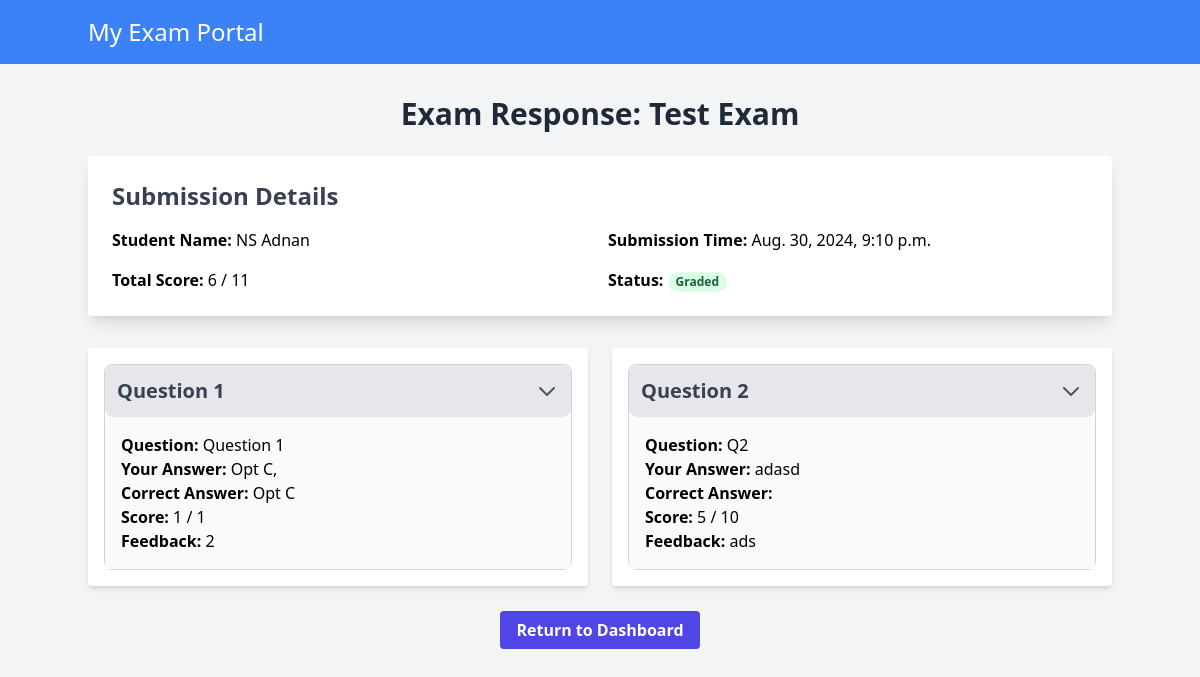
Page /exam/submission/NS_Test Exam_cse110/response/ (signed in) on the committed database.
### home/models.py (models this page shows, shortened)
class ExamSubmission(models.Model):
    student = models.ForeignKey(settings.AUTH_USER_MODEL, on_delete=models.CASCADE, related_name='exam_submissions')
    exam_session = models.OneToOneField(ExamSession, on_delete=models.CASCADE, related_name='submission')
    answers = models.JSONField()
    total_score = models.IntegerField(null=True, blank=True)
    status = models.CharField(max_length=20, choices=[('ungraded', 'Ungraded'), ('graded', 'Graded')], default='ungraded')
    submitted_at = models.DateTimeField(auto_now_add=True)
    updated_at = models.DateTimeField(auto_now=True)
    submission_key = models.CharField(max_length=255, unique=True, blank=False, primary_key=True)

class ExamSession(models.Model):
    exam = models.ForeignKey(Exam, on_delete=models.CASCADE, related_name="sessions")
    student = models.ForeignKey(settings.AUTH_USER_MODEL, on_delete=models.CASCADE, related_name="exam_sessions")
    session_token = models.UUIDField(default=uuid.uuid4, editable=False, unique=True)
    started_at = models.DateTimeField(auto_now_add=True)
    completed_at = models.DateTimeField(null=True, blank=True)
    score = models.IntegerField(null=True, blank=True)

class Exam(models.Model):
    classroom = models.ForeignKey("Classroom", on_delete=models.CASCADE, related_name="exams")
    exam_id = models.UUIDField(default=uuid.uuid4, editable=False, unique=True)
    title = models.CharField(max_length=200)
    description = models.TextField(blank=True)
    start_time = models.DateTimeField()
    end_time = models.DateTimeField()
    duration_minutes = models.IntegerField(help_text="Duration in minutes")
    is_published = models.BooleanField(default=False)
    created_by = models.ForeignKey(settings.AUTH_USER_MODEL, on_delete=models.CASCADE, related_name="created_exams")
    created_at = models.DateTimeField(auto_now_add=True)
    updated_at = models.DateTimeField(auto_now=True)
    lessons = models.ManyToManyField("Lesson", related_name="exams", blank=True)
    question_count = models.IntegerField(default=0)
    def get_questions(self):
        return Question.objects.filter(lesson__in=self.lessons.all())

class Users(AbstractBaseUser, PermissionsMixin):
    email = models.EmailField(unique=True)
    first_name = models.CharField(max_length=30, blank=True)
    last_name = models.CharField(max_length=30, blank=True)
    user_type = models.CharField(
        max_length=20,
        choices=[
            ("general_admin", "General Admin"),
            ("classroom_admin", "Class Admin"),
            ("teacher", "Teacher"),
            ("student", "Student"),
        ],
    )
    date_last_login = models.DateTimeField(null=True, blank=True)
    is_staff = models.BooleanField(default=False)
    is_active = models.BooleanField(default=True)
    is_superuser = models.BooleanField(default=False)
    email_verified = models.BooleanField(default=True)
    email_verification_token = models.UUIDField(default=uuid.uuid4)
    USERNAME_FIELD = "email"
    REQUIRED_FIELDS = ["first_name", "last_name"]
    objects = CustomUserManager()
    class Meta:
        verbose_name = "User"
        verbose_name_plural = "Users"
    def get_full_name(self):
        return f"{self.first_name} {self.last_name}"

class Question(models.Model):
    QUESTION_TYPES = [
        ("multiple_choice", "Multiple Choice"),
        ("true_false", "True/False"),
        ("short_answer", "Short Answer"),
        ("long_answer", "Long Answer/Essay"),
        ("fill_in_the_blank", "Fill-in-the-Blank"),
    ]
    lesson = models.ForeignKey(Lesson, on_delete=models.CASCADE, related_name="questions")
    question_text = models.TextField()
    question_type = models.CharField(max_length=20, choices=QUESTION_TYPES)
    choices = models.TextField(blank=True, null=True)
    correct_answer = models.TextField(blank=True, null=True)
    points = models.IntegerField(default=1, null=True, blank=True)
    created_at = models.DateTimeField(auto_now_add=True)
    updated_at = models.DateTimeField(auto_now=True)

### home/views.py (the view)
# urls.py: path('exam/submission/<str:submission_key>/response/', views.view_exam_response, name='view_exam_response'),
@login_required
def view_exam_response(request, submission_key):
    submission = get_object_or_404(ExamSubmission, submission_key=submission_key, exam_session__student=request.user)
    total_points = 0
    for question in submission.exam_session.exam.get_questions():
        total_points += question.points
    return render(request, 'exams/view_exam_response.html', {'submission': submission, 'total_points': total_points})

### templates/exams/view_exam_response.html (shortened to what this page needs)
{% extends "base_generic.html" %}
{% block content %}
<script src="https://cdn.tailwindcss.com"></script>
<div class="container mx-auto mt-8">
    <h2 class="text-3xl font-bold mb-6 text-center text-gray-800">Exam Response: {{ submission.exam_session.exam.title }}</h2>
    <div class="bg-white shadow-lg rounded mb-8 p-6">
        <h3 class="text-2xl font-semibold mb-4 text-gray-700">Submission Details</h3>
        <div class="grid grid-cols-1 sm:grid-cols-2 gap-4">
            <p><strong>Student Name:</strong> {{ submission.exam_session.student.get_full_name }}</p>
            <p><strong>Submission Time:</strong> {{ submission.submitted_at }}</p>
            <p><strong>Total Score:</strong> {{ submission.total_score }} / {{ total_points }}</p>
            <p><strong>Status:</strong>
                <span class="px-2 inline-flex text-xs leading-5 font-semibold rounded-full bg-green-100 text-green-800">
                    {{ submission.get_status_display }}
                </span>
            </p>
        </div>
    </div>
    <div class="grid grid-cols-1 sm:grid-cols-2 gap-6">
        {% for answer in submission.answers.questions %}
        <div class="bg-white shadow-md rounded p-4">
            <div x-data="{ open: false }" class="border border-gray-300 rounded-lg">
                <div @click="open = !open" class="flex justify-between items-center cursor-pointer bg-gray-200 p-3 rounded-lg">
                    <h5 class="text-xl font-semibold text-gray-700">Question {{ forloop.counter }}</h5>
                    <svg :class="{'rotate-180': open}" class="w-6 h-6 transform transition-transform duration-300 text-gray-600" fill="none" stroke="currentColor" viewBox="0 0 24 24" xmlns="http://www.w3.org/2000/svg">
                        <path stroke-linecap="round" stroke-linejoin="round" stroke-width="2" d="M19 9l-7 7-7-7"></path>
                    </svg>
                </div>
                <div x-show="open" x-collapse class="bg-gray-50 p-4">
                    <p><strong>Question:</strong> {{ answer.question_text }}</p>
                    <p><strong>Your Answer:</strong> {{ answer.submitted_answer }}</p>
                    {% if submission.status == "graded" %}
                    <p><strong>Correct Answer:</strong> {{ answer.correct_answer }}</p>
                    {% endif %}
                    <p><strong>Score:</strong> {{ answer.score }} / {{ answer.max_score }}</p>
                    <p><strong>Feedback:</strong> {{ answer.feedback }}</p>
                </div>
            </div>
        </div>
        {% endfor %}
    </div>
    <div class="text-center mt-8">
        <a href="{% url 'teacher_dashboard' %}" class="bg-indigo-600 hover:bg-indigo-800 text-white font-bold py-2 px-4 rounded">
            Return to Dashboard
        </a>
    </div>
</div>
{% endblock %}

### rows in the picture
ExamSubmission: exam_session.exam "Test Exam", exam_session.student.get_full_name "NS Adnan", submitted_at "Aug. 30, 2024, 9:10 p.m.", total_score "6", status "Graded"
Question: question_text "Question 1", submitted_answer "Opt C,", correct_answer "Opt C", score "1", max_score "1", feedback "2"

### other values in the picture
{{ total_points }} "11"
{{ answer.question_text }} "Q2"
{{ answer.submitted_answer }} "adasd"
{{ answer.score }} "5"
{{ answer.max_score }} "10"
{{ answer.feedback }} "ads"
